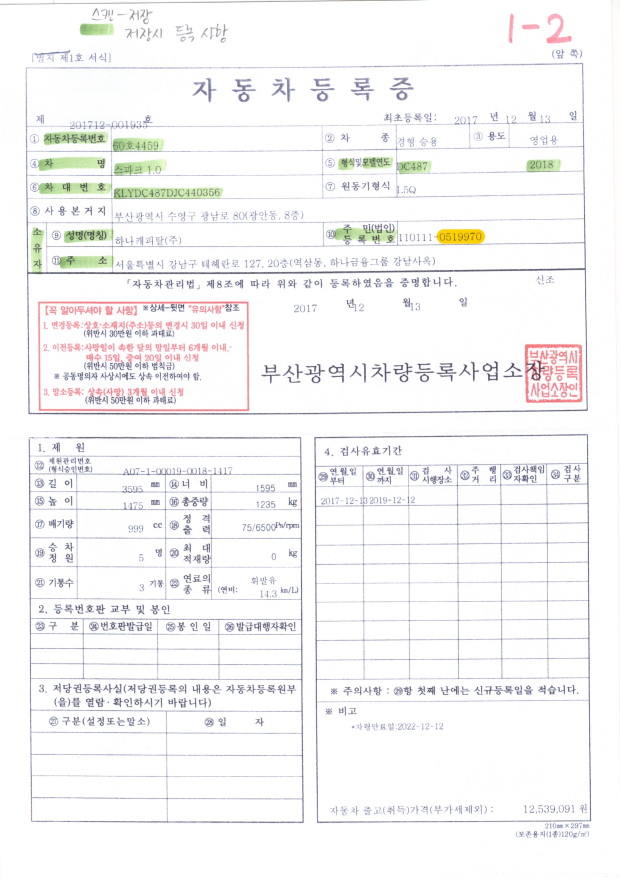
#> input picture document/car_document.jpg, 1240 x 1755 px, found by its file name (shown at 1/2 size)
$ python preprocess-practice.py
#> lines starting #> are read from the running program, lines starting #| are printed output that depends on the picture; after the words box and inside, x2 and y2 are one past the last pixel; in counts of white or black regions, pixels touching at a corner belong together
import numpy as np
import cv2
import math


def biggest_contour(contours):
    biggest = np.array([])
    max_area = 0
    for i in contours:
        area = cv2.contourArea(i)
        if area > 100:
            peri = cv2.arcLength(i,True)      # 외각선 길이 반환
            approx = cv2.approxPolyDP(i, 0.015*peri, True)     # 외각선을 근사화(단순화) 합니다.
            if area > max_area and len(approx) == 4:
                biggest = approx
                max_area = area
    return biggest


############## 이미지 전처리 (이미지 업로드, 이진화, blur, canny )

upload_image = cv2.imread("/home/matrix/Desktop/code/AI_POC/document/car_document.jpg", cv2.IMREAD_GRAYSCALE)
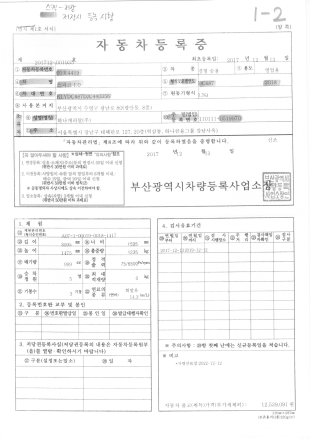
#> upload_image: shape (1755, 1240) (shown at 1/4 size); min 50, max 255, mean 245.8
# upload_image = cv2.resize( upload_image, None, fx = 0.7, fy = 0.7, interpolation = cv2.INTER_AREA )
frame_height,frame_width = upload_image.shape

ret, binary_image = cv2.threshold(upload_image, 240, 255, cv2.THRESH_BINARY)   # 이진화
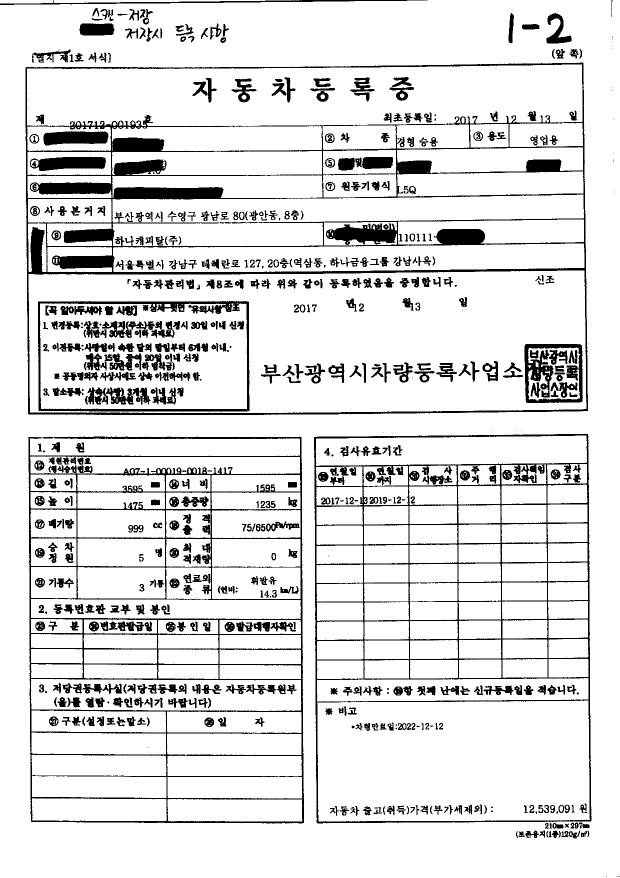
#> binary_image: shape (1755, 1240) (shown at 1/2 size); 87.8% white; 712 black regions (84 under 20 px), largest, box (x1, y1, x2, y2) and area: (51, 125, 1176, 830) 65297, (56, 872, 608, 1647) 35775, (628, 867, 1183, 1647) 30958

gblur_image = cv2.GaussianBlur(binary_image, (3,3), 0)      # 전체적으로 밀도가 동일한 노이즈, 백색 노이즈를 제거하는 기능
canny_image = cv2.Canny(gblur_image, 75,200, True)
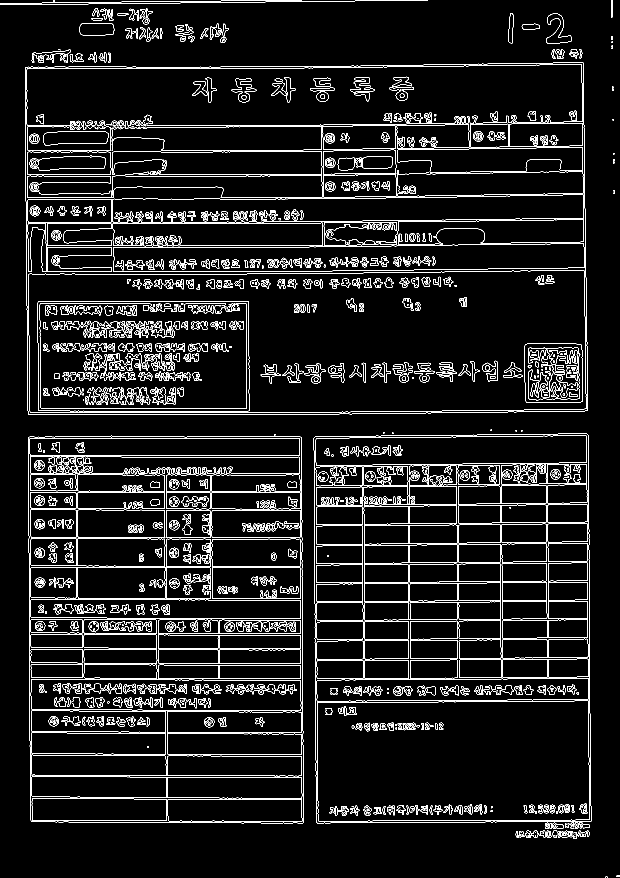
#> canny_image: shape (1755, 1240) (shown at 1/2 size); 6.7% white in thin lines or dots


############### 큰박스 3개 검출

cnts, hierarchy = cv2.findContours(canny_image, cv2.RETR_EXTERNAL, cv2.CHAIN_APPROX_SIMPLE)   # image / mode / method
#> cnts = 86 contours, 38 with area under 20; largest, box (x1, y1, x2, y2) and area: (50, 124, 1176, 830) 777920, (627, 867, 1183, 1647) 424798, (56, 872, 608, 1647) 421382, (158, 46, 229, 71) 1547, (1092, 26, 1143, 87) 1283
cnts = sorted(cnts, key=cv2.contourArea, reverse=True) # contourArea : contour가 그린 면적

upload_image = cv2.cvtColor(upload_image, cv2.COLOR_GRAY2BGR)
#> upload_image: shape (1755, 1240, 3)

n = 3

rect_list = []

for i in range(n):

    biggest = biggest_contour(cnts[i:])

    cv2.drawContours(upload_image, [biggest], -1, (255,0,0),3 )

    points = biggest.reshape(4,2)
    input_points = np.zeros((4,2), dtype = "float32")

    points_sum = points.sum(axis = 1)
    input_points[0] = points[np.argmin(points_sum)]   # top left
    input_points[3] = points[np.argmax(points_sum)]   # bottom right

    points_diff = np.diff(points, axis=1)
    input_points[1] = points[np.argmin(points_diff)]   # top right
    input_points[2] = points[np.argmax(points_diff)]   # bottom left

    # [5 lines of commented-out code are left out]

    rect_list.append(input_points)
#> this loop made 3 passes
#> (points, points_sum, points_diff) on passes 1 to 3: ([[1166, 125], [51, 134], [56, 828], [1175, 821]], [1291, 185, 884, 1996], [-1041, 83, 772, -354]), ([[1175, 868], [628, 874], [634, 1646], [1182, 1642]], [2043, 1502, 2280, 2824], [-307, 246, 1012, 460]), ([[56, 874], [62, 1643], [607, 1645], [602, 874]], [930, 1705, 2252, 1476], [818, 1581, 1038, 272])
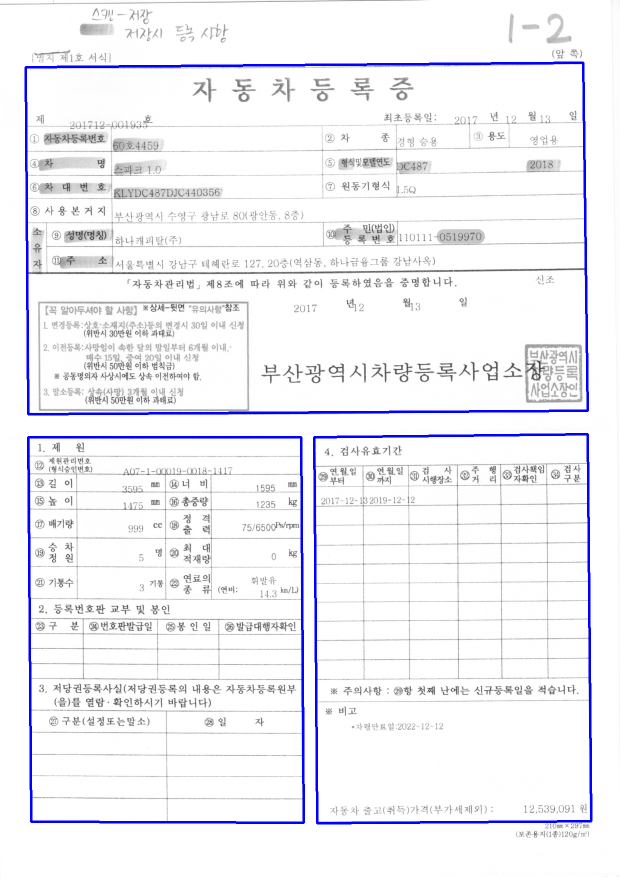
#> upload_image: shape (1755, 1240, 3) (shown at 1/2 size); mean B, G, R 246.8, 241.6, 241.6
#> after the loop, rect_list = [[[51, 134], [1166, 125], [56, 828], [1175, 821]], [[628, 874], [1175, 868], [634, 1646], [1182, 1642]], [[56, 874], [602, 874], [62, 1643], [607, 1645]]]

rect_list2 = []
rect_list3 = []

height_list = [0, frame_height*0.5, frame_height ]

for j in range(len(height_list)):
    rect_list2 = [rect_list[i] for i in range(len(rect_list)) if ((rect_list[i][0][1]+rect_list[i][3][1])/2) >= height_list[j] and ((rect_list[i][0][1]+rect_list[i][3][1])/2) <= height_list[j+1] ]
    rect_list2.sort(key=lambda tup: tup[0][0])
    for i in rect_list2:
        rect_list3.append(i)
#> this loop made 3 passes
#> after the loop, rect_list3 = [[[51, 134], [1166, 125], [56, 828], [1175, 821]], [[56, 874], [602, 874], [62, 1643], [607, 1645]], [[628, 874], [1175, 868], [634, 1646], [1182, 1642]]]

for k in range(n):
    input_points2 = rect_list3[k]

    (top_left, top_right, bottom_left, bottom_right) = input_points2
    bottom_width = np.sqrt( ((bottom_right[0] - bottom_left[0])**2) + ((bottom_right[1] - bottom_left[1])**2) )
    top_width = np.sqrt( ((top_right[0] - top_left[0])**2) + ((top_right[1] - top_left[1])**2) )
    right_height = np.sqrt( ((top_right[0] - bottom_right[0])**2) + ((top_right[1] - bottom_right[1])**2) )
    left_height = np.sqrt( ((top_left[0] - bottom_left[0])**2) + ((top_left[1] - bottom_left[1])**2) )

    max_width = max( int(bottom_width), int(top_width) )
    max_height = max( int(right_height), int(left_height) )

    converted_points = np.float32( [[0,0], [max_width,0], [0,max_height], [max_width, max_height]] )

    matrix = cv2.getPerspectiveTransform(input_points2, converted_points)
    crop_image = cv2.warpPerspective( upload_image , matrix, (max_width,max_height))


    cv2.imshow("upload_image", upload_image)
    cv2.imshow("crop_image", crop_image)

    cv2.waitKey(0)
    cv2.destroyAllWindows()
#> this loop made 3 passes
#> (top_left, top_right, bottom_left, bottom_right, bottom_width, top_width, right_height, left_height) on passes 1 to 3: ([51, 134], [1166, 125], [56, 828], [1175, 821], 1119, 1115, 696.1, 694), ([56, 874], [602, 874], [62, 1643], [607, 1645], 545, 546, 771, 769), ([628, 874], [1175, 868], [634, 1646], [1182, 1642], 548, 547, 774, 772)
#> pass 1, `crop_image = cv2.warpPerspective( upload_image , matrix, (max_width,ma..`:
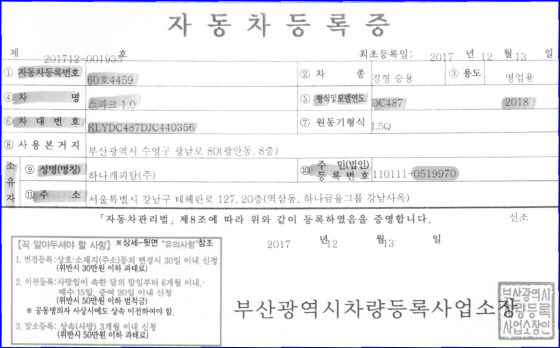
#> crop_image: shape (696, 1119, 3) (shown at 1/2 size); mean B, G, R 242.6, 239.6, 239.6
#> pass 2, `crop_image = cv2.warpPerspective( upload_image , matrix, (max_width,ma..`:
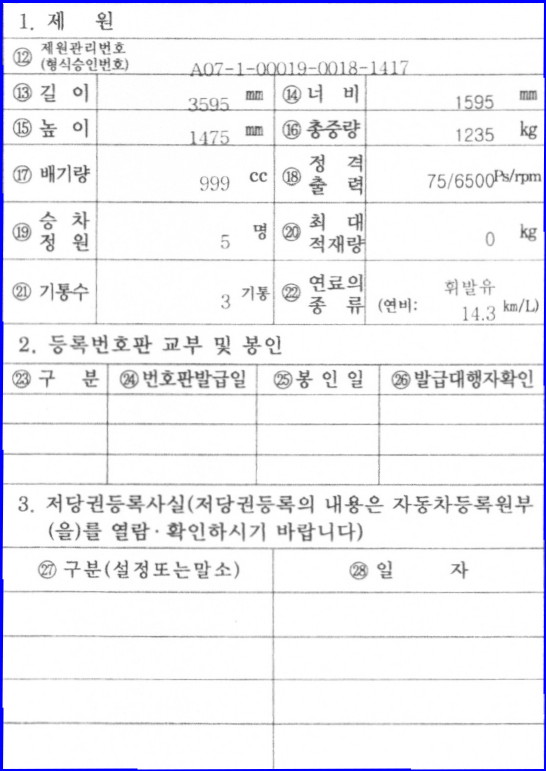
#> crop_image: shape (771, 546, 3); mean B, G, R 244.4, 240.5, 240.5
#> pass 3, `crop_image = cv2.warpPerspective( upload_image , matrix, (max_width,ma..`:
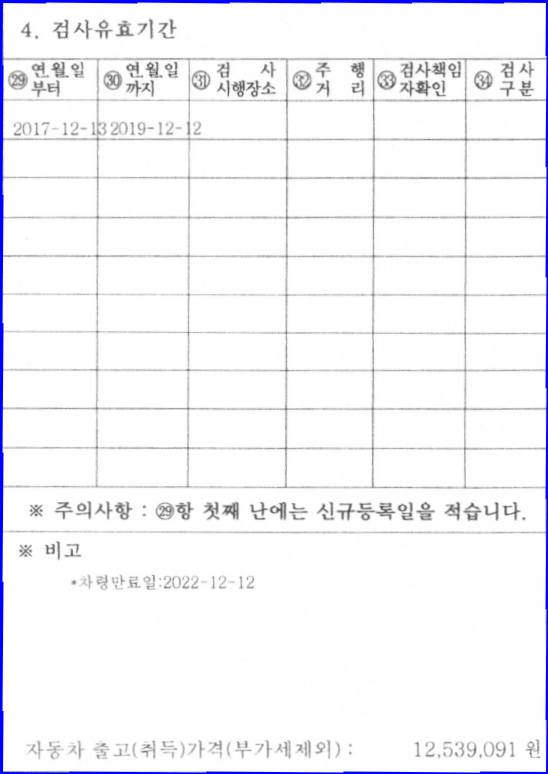
#> crop_image: shape (774, 548, 3); mean B, G, R 248.5, 244.6, 244.6


    # [151 lines of commented-out code are left out]

$ run again, with document/consturction_document.jpg copied over document/car_document.jpg
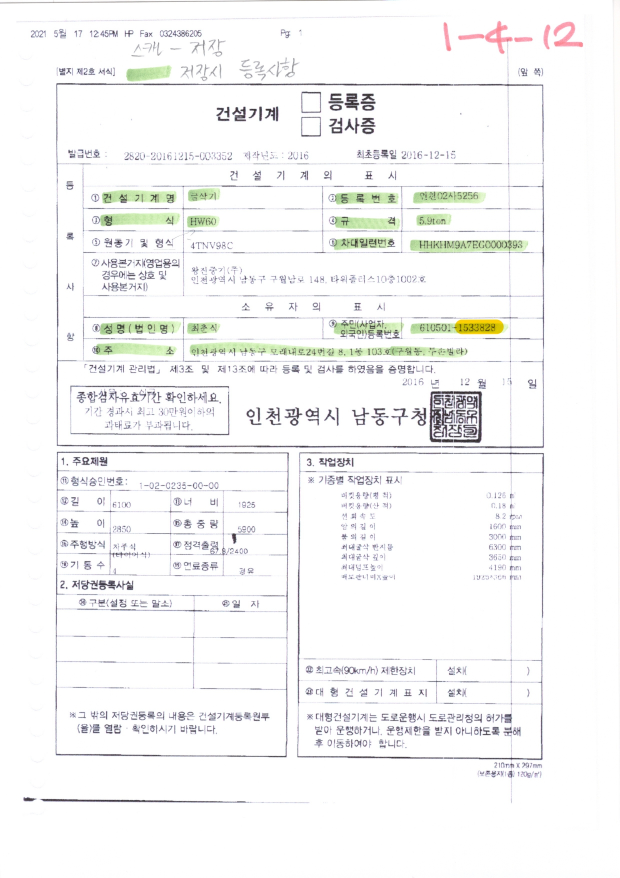
#> input picture document/consturction_document.jpg, 1240 x 1755 px, found by its file name (shown at 1/2 size)
#> binary_image: shape (1755, 1240); 89% white; 958 black regions (250 under 20 px), largest, box (x1, y1, x2, y2) and area: (112, 41, 1089, 1607) 58810, (110, 902, 578, 1515) 18872, (379, 684, 936, 715) 10449
#> `canny_image = cv2.Canny(gblur_image, 75,200, True)`:
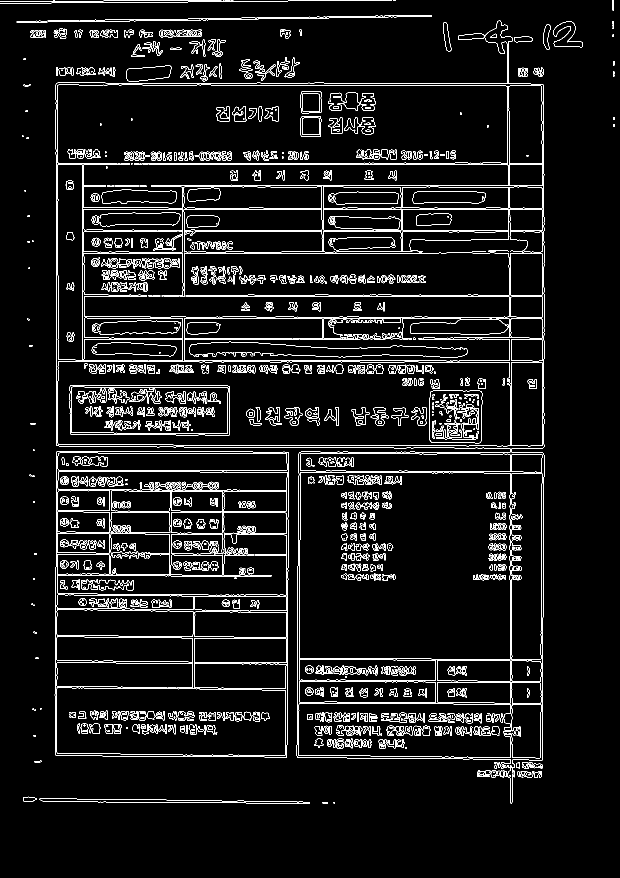
#> canny_image: shape (1755, 1240) (shown at 1/2 size); 5.7% white in thin lines or dots
#> cnts = 375 contours, 173 with area under 20; largest, box (x1, y1, x2, y2) and area: (109, 902, 578, 1515) 282991, (596, 906, 1085, 1515) 281340, (114, 169, 1086, 893) 245604, (1017, 171, 1086, 372) 12971, (805, 418, 1085, 462) 11576
#> the loop `for i in range(n): ` made 3 passes
#> (points, points_sum, points_diff) on passes 1 to 3: ([[113, 903], [111, 1510], [573, 1514], [577, 905]], [1016, 1621, 2087, 1482], [790, 1399, 941, 328]), ([[804, 376], [805, 415], [1017, 414], [1016, 374]], [1180, 1220, 1431, 1390], [-428, -390, -603, -642]), ([[804, 376], [805, 415], [1017, 414], [1016, 374]], [1180, 1220, 1431, 1390], [-428, -390, -603, -642])
#> after the loop `for i in range(n):`: rect_list = [[[113, 903], [577, 905], [111, 1510], [573, 1514]], [[804, 376], [1016, 374], [805, 415], [1017, 414]], [[804, 376], [1016, 374], [805, 415], [1017, 414]]]
#> the loop `for j in range(len(height_list)):` made 3 passes
#> after the loop `for j in range(len(height_list)):`: rect_list3 = [[[804, 376], [1016, 374], [805, 415], [1017, 414]], [[804, 376], [1016, 374], [805, 415], [1017, 414]], [[113, 903], [577, 905], [111, 1510], [573, 1514]]]
#> the loop `for k in range(n):` made 3 passes
#> (top_left, top_right, bottom_left, bottom_right, bottom_width, top_width, right_height, left_height) on passes 1 to 3: ([804, 376], [1016, 374], [805, 415], [1017, 414], 212, 212, 40.01, 39.01), ([804, 376], [1016, 374], [805, 415], [1017, 414], 212, 212, 40.01, 39.01), ([113, 903], [577, 905], [111, 1510], [573, 1514], 462, 464, 609, 607)
#> pass 3, `crop_image = cv2.warpPerspective( upload_image , matrix, (max_width,ma..`:
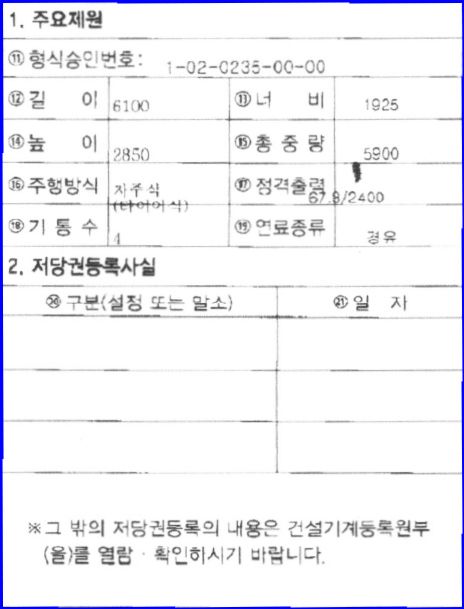
#> crop_image: shape (609, 464, 3); mean B, G, R 245.8, 241, 241
